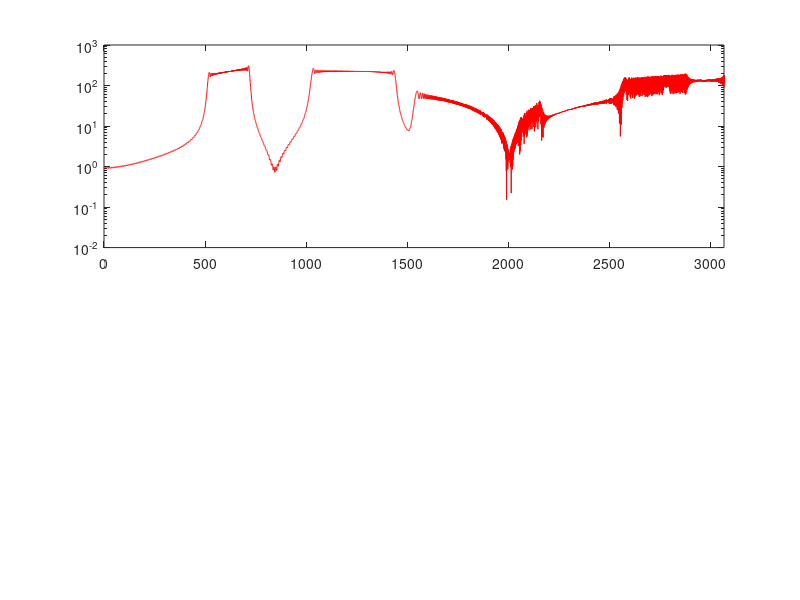

Reproduce this figure in MATLAB.
clear all;
close all;
clc;

drawSpeed = 100000;
fs = 44100;
k = 1/fs;

lengthSound = fs*2;

% calculate wavespeed from number of points
Ninit = 30.5;
N = Ninit;

h = 1/N;
c = h/k;

% set physical parameters
rho = 7850;
r = 0.0005;
A = pi * r^2;
Tinit = c^2 * rho * A;

% recalculate h
h = c*k;
N = floor(1/h);
h = 1/N;

lambdaSq = (c*k/h)^2

% initialise states (including boundaries)
uNext = zeros(N+1, 1);
u = zeros(N+1, 1);

% excite
loc = 3/4;
hannRange = floor(N*loc - N/12):floor(N*loc + N/12);
u(hannRange) = hann(length(hannRange));
uPrev = u;

origHLocs = 0:h:1-h;

flag = false;
T = Tinit;

totEnergy1 = [];
kinEnergySave = zeros(N+1, 100);

kinEnergy = zeros(lengthSound, 1);
potEnergy = zeros(lengthSound, 1);
potEnergyBound = zeros(lengthSound, 1);
potEnergyBound2 = zeros(lengthSound, 1);

totEnergy = zeros(lengthSound, 1);

interpolationType = "linear";
uVirtualPrev = 0;
potEnergyRange = 1:N;
changeT = true;
L = 1;
for n = 1:lengthSound
    NPrev = N;
    if changeT
        T = Tinit * (1-0.5*n/lengthSound);
%         T = Tinit * ((1 - (n-10)/10) + 0.5^2 * (n-10)/10);
%         L = 1 + (n-10)/10;
    else
        T = T;
    end
    
    c = sqrt(T / (rho * A));
    h = c * k;
    
    N = floor(L/h);
    
    hSave(n) = h;
    hLocs = L:-h:0;
    
    lambdaSq =  c^2 * k^2 / h^2;
    range = 2:N;
  
    if abs(N - NPrev) > 1
        disp('too fast')
    end
    while N > length(uNext) - 1
        uNext = [0;uNext];
        u = [0;u];
        uPrev = [0;uPrev];
    end
    
    if N < NPrev
        uNext = uNext(2:end);
        u = u(2:end);
        uPrev = uPrev(2:end);
    end
      
    if hLocs(end) >= hSave(n)/2
        alpha = (hSave(n) - hLocs(end)) / hLocs(end);
        uVirtual = -alpha * u(1);
    else
        alpha = (2*hLocs(end)) / hSave(n);
        uVirtual = -(alpha * u(1) + (1-alpha) * u(2));
    end
    
    %% full string
    uNext(range) = (2-2*lambdaSq) * u(range) + lambdaSq * (u(range+1) + u(range-1)) - uPrev(range);
    uNext(1) = 2 * u(1) - uPrev(1) + lambdaSq * (u(2) - 2 * u(1) + uVirtual);

%     kinEnergy(n) = rho * A / 2 * h * sum((1/k * (u(range) - uPrev(range))).^2);
%     kinEnergyBound(n) = rho * A / 2 * h * (1/k * (u(1) - uPrev(1)))^2;

    kinEnergy(n) = rho * A / 2 * h * sum((1/k * (u - uPrev)).^2);
    potEnergy(n) = T / (2 * h) * sum((u(potEnergyRange+1) - u(potEnergyRange)) .* (uPrev(potEnergyRange+1) - uPrev(potEnergyRange)));
%     potEnergyBound(n) = (1+alpha) * T / (2 * h) * (u(1) - 0) .* (uPrev(1) - 0);
    potEnergyBound(n) = T / (2 * h * (Ninit - floor(Ninit))) * (u(1) - 0) * (uPrev(1) - 0);
%     potEnergyBound(n) = T / (2 * h * (1+alpha)) * (u(1) - uVirtual) * (uPrev(1) - uVirtualPrev);
    potEnergyBound2(n) = T / (2 * h) * (0 - uVirtual) * (0 - uVirtualPrev);
%     potEnergyBound(n) = (1 + alpha) * T / (2 * h) * sum((-uVirtual/alpha - 0) .* (-uVirtualPrev/alpha - 0));
    
    rOCkinEnergy(n) = rho * A * h / (2*k^3) * sum((uNext - 2 * u + uPrev) .* (uNext - uPrev));
    rOCpotEnergy(n) = -T / (2 * k * h) * sum((u(range+1) - 2 * u(range) + u(range-1)) .* (uNext(range) - uPrev(range)));
    rOCboundEnergy(n) = -T / (2 * k * h) * (u(2) - 2 * u(1) + uVirtual) * (uNext(1) - uPrev(1));
    rOCTotEnergy(n) = rOCkinEnergy(n) + rOCpotEnergy(n) + rOCboundEnergy(n);
    
    rOCpotTest(n) = T / (2 * k * h) * sum((uNext(potEnergyRange+1) - uNext(potEnergyRange) - uPrev(potEnergyRange+1) + uPrev(potEnergyRange)) .* (u(potEnergyRange+1) - u(potEnergyRange)));
    rOCpotTestBound(n) =  T / (2 * k * h) * (uNext(1) - uPrev(1)) * (u(1) - uVirtual);

    
    rOCTotEnergyTest(n) = rOCkinEnergy(n) + rOCpotTest(n) + rOCpotTestBound(n);
    totEnergy(n) = kinEnergy(n) + potEnergy(n) + potEnergyBound(n) + potEnergyBound2(n);

%     kinEnergy(n) = rho * A / 2 * h * sum((1/k * (u - uPrev)).^2);
    potEnergy(n) = T / (2 * h) * sum((u(2:N+1) - u(1:N)) .* (uPrev(2:N+1) - uPrev(1:N)));
    potEnergyBound(n) = 2 * T / (2 * h) * sum((u(1) - 0) .* (uPrev(1) - 0));
    scaling = ones(N+1, 1);
    scaling(1) = 0.5;
    
%     rOCpotRange = 2:N;
%     rOCkinEnergy(n) = h * rho * A / (2 * k^3) * sum(scaling .* (uNext - 2 * u + uPrev) .* (uNext - uPrev));
%     rOCpotEnergy(n) = h * T / (2*k*h^2) * sum((u(rOCpotRange+1) - 2 * u(rOCpotRange) + u(rOCpotRange-1))...
%         .* (uNext(rOCpotRange) - uPrev(rOCpotRange)));
%     boundaryEnergy(n) = -T / (4 * k * h)  * (uNext(1) - uPrev(1)) * (u(1) + u(2));
%     
    totEnergy(n) = kinEnergy(n) + potEnergy(n) + potEnergyBound(n);
        
    if mod(n, drawSpeed) == 0

%         subplot(3,1,1)
%         hold off;
        hold off;
        plot(flip(hLocs), u, '-', 'Linewidth', 1, 'Marker', '.', 'MarkerSize', 20, 'Color', [0,0,1])
        hold on; 
        grid on;
        xlim([0, L])
        ylim([-.6,.6])
%         title("Time step $n = $" + num2str(n) + "  Wave speed $c = $" + num2str(c) + "  No. points $N = $" + num2str(N), 'interpreter', 'latex');
     
        set(gca, 'Fontsize', 16);
        set(gca, 'Linewidth', 1)
        
        if n == 13
            disp("wait")
        end
%         scatter([hLocs(end)-hSave(n), hSave(n)-hLocs(end)], [uVirtual, -uVirtual], 400, 'k', 'o')
%         scatter(hLocs(end)-hSave(n), uVirtual, 'k', 'o')
%         
%         scatter(0, 0, 180, 'k', 'x')
%         text(hLocs(end) + h/8, u(1) - 0.05, '$u_0$', 'interpreter', 'latex', 'Fontsize', 26)
%         text(hLocs(end) + h/8 - h, uVirtual-0.05, '$u_{-1}$', 'interpreter', 'latex', 'Fontsize', 26)
%         text(hLocs(end) + h + h/8, u(2)-0.05, '$u_1$', 'interpreter', 'latex', 'Fontsize', 26)

%         xlim([-1.5*h, 4*h])
%         plot([hLocs(end) - hSave(n), 0], [uVirtual, 0], '--', 'Linewidth', 2, 'Color', 'b');

        if n == 13
            disp("wait")
        end
        
%         plot([hLocs(end) - hSave(n), h-hLocs(end)], [uVirtual, -uVirtual], '--', 'Linewidth', 2, 'Color', 'r');
      
        if n == 13
            disp("wait")
        end
        pause(0.5)
        
        
%         hold on;
%         plot([flip(h1Locs)], u1Plot);
%         scatter(origHLocs, zeros(length(origHLocs),1));
%         scatter(h-hLocs(end), -uVirtual, 18, 'k', 'o')
%         plot([hLocs(end) - hSave(n), h-hLocs(end)], [uVirtual, -uVirtual])
% %         xlim([-1.5*h, 4*h])
%         pause (0.25)
%         subplot(3,1,2)
%         plot(totEnergy(1:n) / totEnergy(1) - 1)
%         hold off;
%         plot(totROCEnergy(1:n))
%         hold on;
%         hold off;
%         plot(rOCkinEnergy(1:n))
%         hold on;
%        
%         plot(rOCpotTest(1:n))
%        plot(rOCTotEnergyTest)
      
%         plot(rOCkinEnergy(1:n))
%         plot(rOCpotEnergy(1:n))
%         plot(boundaryEnergy(1:n));
%         subplot(3,1,3)
%         plot(rOCkinEnergy(1:n) - rOCpotEnergy(1:n))
        drawnow;
    end
    
    uPrev = u;
    u = uNext;
    

    out(n) = uNext(floor(N - 10));
end
subplot(2,1,1)
% plot(out)

outfft = fft(out);
semilogy([0:lengthSound-1]'*fs/lengthSound, abs(outfft), 'r');
xlim([0 3*c/L])
c/2